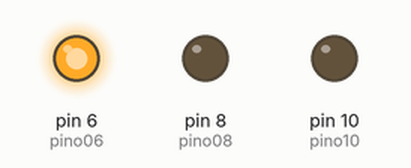
Recording of a sketch running on a simulated Arduino Uno, built with avr-gcc and run on an emulated ATmega328P. Parts: output pins drawn as LEDs (lit = HIGH).

Above: at 2.5 s.
At 7.5 s:
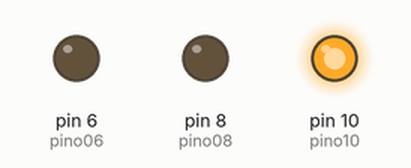
At 11.0 s:
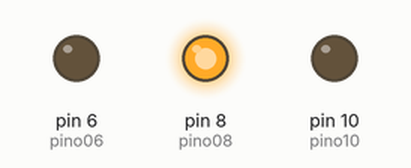
Timing chart, 0 to 15.6 s (numbered marks = the images above):
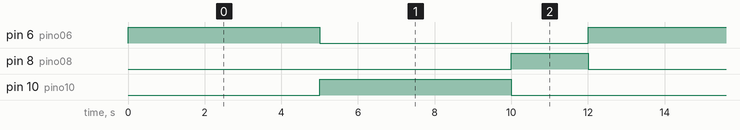

Measured:
- by itself, pin 6 (pino06), pin 10 (pino10): alternates HIGH for 5.0 s and LOW for 7.0 s
- by itself, pin 8 (pino08): alternates HIGH for 2.0 s and LOW for 10.0 s
- by itself, everything shown: repeats every 12.0 s, in 3 steps

The sketch:

semaforo_codigo.ino
```cpp
int pino10 = 10;//vemelho
int pino08 = 8;//amarelo
int pino06 = 6;//verde

void setup()
{
  //ativando pinos
  pinMode(pino10, OUTPUT);
  pinMode(pino08, OUTPUT);
  pinMode(pino06, OUTPUT);
}

void loop()
{
  //ligando o sinal vermelho e desligando o amarelo
  digitalWrite(pino06, HIGH);
  digitalWrite(pino08, LOW);
  delay(5000);

  //desligando sinal vermelho e ligando o verde
  digitalWrite(pino06, LOW);
  digitalWrite(pino10, HIGH);
  delay(5000);

  //desligando o sinal verde e ligando o amarelo
  digitalWrite(pino10, LOW);
  digitalWrite(pino08, HIGH);
  delay(2000);
}
```
